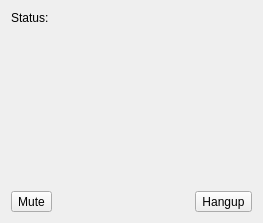
<?xml version="1.0" encoding="UTF-8"?>
<ui version="4.0">
 <class>CallWindow</class>
 <widget class="QWidget" name="CallWindow">
  <property name="geometry">
   <rect>
    <x>0</x>
    <y>0</y>
    <width>263</width>
    <height>223</height>
   </rect>
  </property>
  <property name="minimumSize">
   <size>
    <width>263</width>
    <height>223</height>
   </size>
  </property>
  <property name="maximumSize">
   <size>
    <width>263</width>
    <height>223</height>
   </size>
  </property>
  <property name="windowTitle">
   <string>Form</string>
  </property>
  <layout class="QVBoxLayout" name="layout">
   <item>
    <layout class="QHBoxLayout" name="statusLayout">
     <item>
      <widget class="QLabel" name="callStatusLabel">
       <property name="sizePolicy">
        <sizepolicy hsizetype="Maximum" vsizetype="Preferred">
         <horstretch>0</horstretch>
         <verstretch>0</verstretch>
        </sizepolicy>
       </property>
       <property name="text">
        <string>Status:</string>
       </property>
      </widget>
     </item>
     <item>
      <widget class="QLabel" name="callStatus">
       <property name="text">
        <string/>
       </property>
      </widget>
     </item>
    </layout>
   </item>
   <item>
    <spacer name="verticalSpacer">
     <property name="orientation">
      <enum>Qt::Vertical</enum>
     </property>
     <property name="sizeHint" stdset="0">
      <size>
       <width>20</width>
       <height>144</height>
      </size>
     </property>
    </spacer>
   </item>
   <item>
    <layout class="QHBoxLayout" name="buttonsLayout">
     <item>
      <widget class="QToolButton" name="muteButton">
       <property name="text">
        <string>Mute</string>
       </property>
      </widget>
     </item>
     <item>
      <spacer name="horizontalSpacer">
       <property name="orientation">
        <enum>Qt::Horizontal</enum>
       </property>
       <property name="sizeHint" stdset="0">
        <size>
         <width>40</width>
         <height>20</height>
        </size>
       </property>
      </spacer>
     </item>
     <item>
      <widget class="QToolButton" name="hangupButton">
       <property name="text">
        <string>Hangup</string>
       </property>
      </widget>
     </item>
    </layout>
   </item>
  </layout>
 </widget>
 <resources/>
 <connections/>
</ui>
